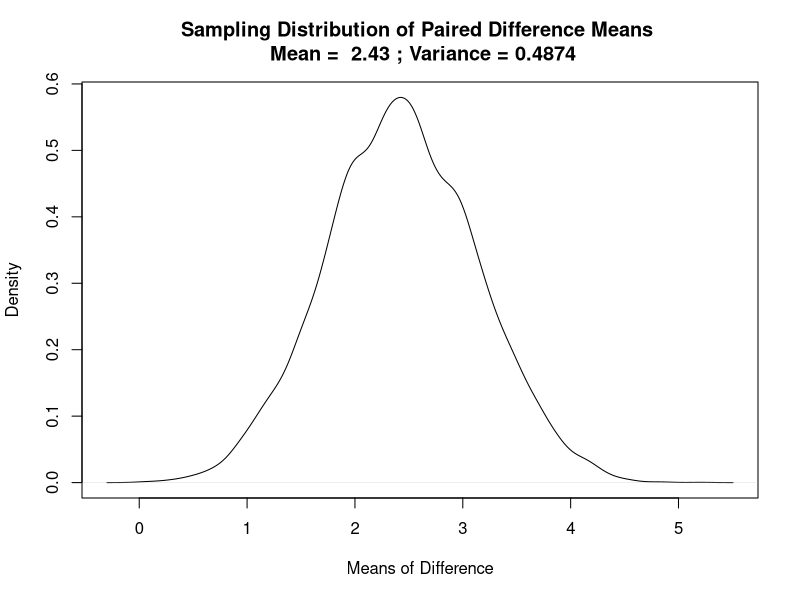
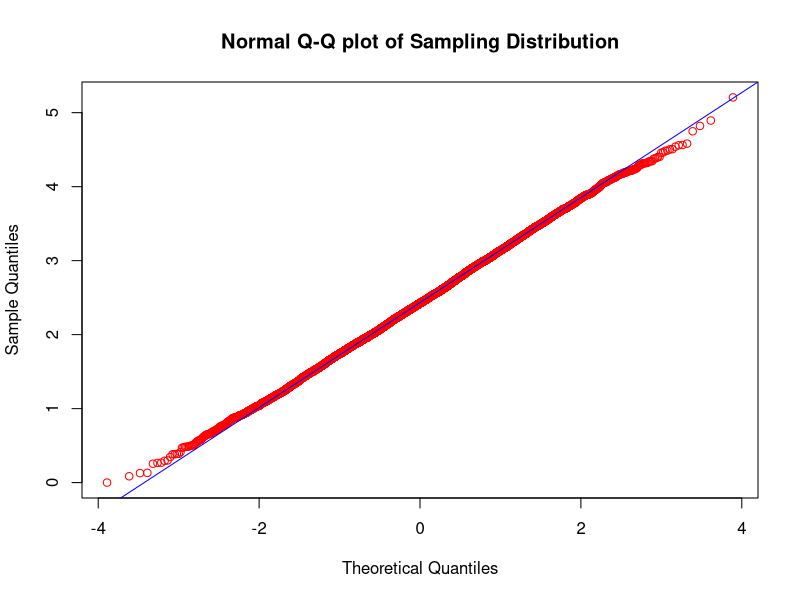
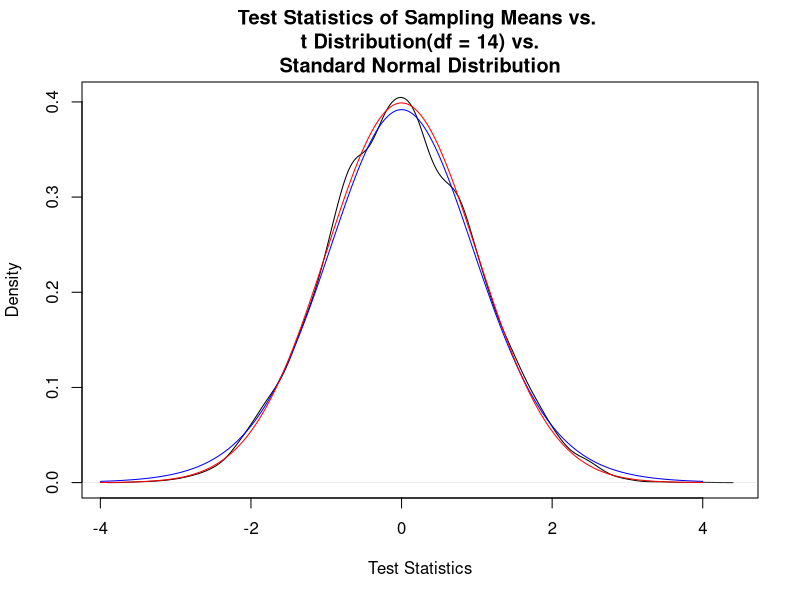

The R script that drew these images, in order:
## Sampling distribution of paired means
Moon_mean <- 3.02
Moon_sd <- 1.499
Other_mean <- 0.59
Other_sd <- 0.445
n <- 15

## Settings of uniform distributions(populations)
Moon_min = Moon_mean - 3*Moon_sd
Moon_max = Moon_mean + 3*Moon_sd
Other_min = Other_mean - 3*Other_sd
Other_max = Other_mean + 3*Other_sd
## Draw populations
#plot(x = seq(Moon_min,Moon_max,1/10000), y = dunif(seq(Moon_min,Moon_max,1/10000),Moon_min,Moon_max),
#     main = "Population: Disruptive Behaviors in Moon\n Mean +/- 1.68*SD",
#     xlab = "Frequencies of disruptive behviors",
#     ylab = "Density")
#plot(x = seq(Other_min,Other_max,1/10000), y = dunif(seq(Other_min,Other_max,1/10000),Other_min,Other_max),
#     main = "Population: Disruptive Behaviors in Others\n Mean +/- 1.68*SD",
#     xlab = "Frequencies of disruptive behviors",
#     ylab = "Density")


## Making of sampling means
i = 10000
D_sim_means <- NULL
while (i > 0) {
  D_sim_means <- c(D_sim_means, 
                   mean(  sample(size = n,x = seq(Moon_min,Moon_max,1/10000) ) ) - 
                     mean( sample(size = n,x = seq(Other_min,Other_max,1/10000) ) ) )
  i = i - 1
}

## Draw sampling means
Title = paste("Sampling Distribution of Paired Difference Means \n Mean = ",round(mean(D_sim_means),2),"; Variance =", round(mean((D_sim_means)^2) - (mean(D_sim_means))^2, 4)  )
plot(density(D_sim_means), main=Title, xlab = "Means of Difference")

qqnorm(D_sim_means,col="red",main="Normal Q-Q plot of Sampling Distribution")
qqline(D_sim_means, col = "blue")

#plot( density( (D_sim_means - mean(D_sim_means))/sd(D_sim_means)), 
      #main="Test Statistics of Sampling Means vs. \nStandard Normal Distribution",
#      xlab="Test Statistics")

sim_stat <- (D_sim_means - mean(D_sim_means))/sd(D_sim_means)
plot( density( sim_stat), 
      main="Test Statistics of Sampling Means vs. \nt Distribution(df = 14) vs.\nStandard Normal Distribution",
      xlab="Test Statistics")
lines(x=seq(-4,4,1/length(density(sim_stat)$x) ),y=dt(seq(-4,4,1/length(density(sim_stat)$x)),14),col="blue")
lines(x=seq(-4,4,1/length(density(sim_stat)$x)),y=dnorm(seq(-4,4,1/length(density(sim_stat)$x))),col="red")

## SS of sampling and probability functions
round( sum((density(sim_stat)$y - dt(seq(-4,4,1/length(density(sim_stat)$x)), 14) )^2) )
round( sum((density(sim_stat)$y - dnorm(seq(-4,4,1/length(density(sim_stat)$x))) )^2) )

## Estimation of Type 1 Error
mean(sim_stat > qnorm(.95))
mean(sim_stat > qt(.95,14))
